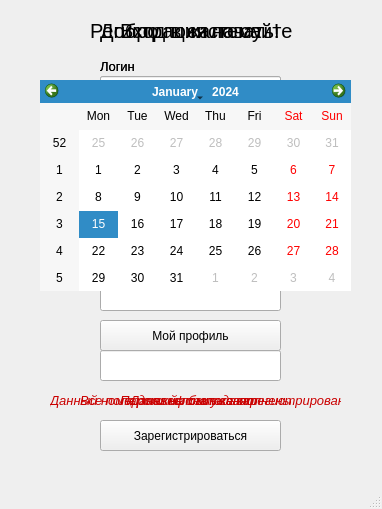
<?xml version="1.0" encoding="UTF-8"?>
<ui version="4.0">
 <class>MainWindow1</class>
 <widget class="QMainWindow" name="MainWindow1">
  <property name="geometry">
   <rect>
    <x>0</x>
    <y>0</y>
    <width>382</width>
    <height>509</height>
   </rect>
  </property>
  <property name="windowTitle">
   <string>MainWindow</string>
  </property>
  <widget class="QWidget" name="centralwidget">
   <widget class="QLineEdit" name="inlet_lineEdit_2">
    <property name="geometry">
     <rect>
      <x>100</x>
      <y>140</y>
      <width>181</width>
      <height>31</height>
     </rect>
    </property>
   </widget>
   <widget class="QLineEdit" name="reg_lineEdit_2">
    <property name="geometry">
     <rect>
      <x>100</x>
      <y>140</y>
      <width>181</width>
      <height>31</height>
     </rect>
    </property>
   </widget>
   <widget class="QLabel" name="error_3">
    <property name="geometry">
     <rect>
      <x>50</x>
      <y>390</y>
      <width>291</width>
      <height>21</height>
     </rect>
    </property>
    <property name="palette">
     <palette>
      <active>
       <colorrole role="WindowText">
        <brush brushstyle="SolidPattern">
         <color alpha="255">
          <red>202</red>
          <green>0</green>
          <blue>0</blue>
         </color>
        </brush>
       </colorrole>
       <colorrole role="Text">
        <brush brushstyle="SolidPattern">
         <color alpha="255">
          <red>202</red>
          <green>0</green>
          <blue>0</blue>
         </color>
        </brush>
       </colorrole>
       <colorrole role="ButtonText">
        <brush brushstyle="SolidPattern">
         <color alpha="255">
          <red>202</red>
          <green>0</green>
          <blue>0</blue>
         </color>
        </brush>
       </colorrole>
      </active>
      <inactive>
       <colorrole role="WindowText">
        <brush brushstyle="SolidPattern">
         <color alpha="255">
          <red>202</red>
          <green>0</green>
          <blue>0</blue>
         </color>
        </brush>
       </colorrole>
       <colorrole role="Text">
        <brush brushstyle="SolidPattern">
         <color alpha="255">
          <red>202</red>
          <green>0</green>
          <blue>0</blue>
         </color>
        </brush>
       </colorrole>
       <colorrole role="ButtonText">
        <brush brushstyle="SolidPattern">
         <color alpha="255">
          <red>202</red>
          <green>0</green>
          <blue>0</blue>
         </color>
        </brush>
       </colorrole>
      </inactive>
      <disabled>
       <colorrole role="WindowText">
        <brush brushstyle="SolidPattern">
         <color alpha="255">
          <red>202</red>
          <green>0</green>
          <blue>0</blue>
         </color>
        </brush>
       </colorrole>
       <colorrole role="Text">
        <brush brushstyle="SolidPattern">
         <color alpha="255">
          <red>202</red>
          <green>0</green>
          <blue>0</blue>
         </color>
        </brush>
       </colorrole>
       <colorrole role="ButtonText">
        <brush brushstyle="SolidPattern">
         <color alpha="255">
          <red>202</red>
          <green>0</green>
          <blue>0</blue>
         </color>
        </brush>
       </colorrole>
      </disabled>
     </palette>
    </property>
    <property name="font">
     <font>
      <pointsize>10</pointsize>
      <italic>true</italic>
     </font>
    </property>
    <property name="styleSheet">
     <string notr="true">color: rgb(202, 0, 0);</string>
    </property>
    <property name="text">
     <string>Данный номер телефона уже зарегистрирован</string>
    </property>
   </widget>
   <widget class="QLineEdit" name="reg_lineEdit_5">
    <property name="geometry">
     <rect>
      <x>100</x>
      <y>350</y>
      <width>181</width>
      <height>31</height>
     </rect>
    </property>
   </widget>
   <widget class="QLabel" name="reg_label_6">
    <property name="geometry">
     <rect>
      <x>100</x>
      <y>330</y>
      <width>121</width>
      <height>21</height>
     </rect>
    </property>
    <property name="font">
     <font>
      <pointsize>10</pointsize>
     </font>
    </property>
    <property name="text">
     <string>Должность</string>
    </property>
   </widget>
   <widget class="QPushButton" name="home_pushButton">
    <property name="geometry">
     <rect>
      <x>100</x>
      <y>320</y>
      <width>181</width>
      <height>31</height>
     </rect>
    </property>
    <property name="font">
     <font>
      <pointsize>9</pointsize>
      <weight>50</weight>
      <bold>false</bold>
      <underline>false</underline>
      <strikeout>false</strikeout>
     </font>
    </property>
    <property name="text">
     <string>Мой профиль</string>
    </property>
   </widget>
   <widget class="QLineEdit" name="reg_lineEdit_3">
    <property name="geometry">
     <rect>
      <x>100</x>
      <y>210</y>
      <width>181</width>
      <height>31</height>
     </rect>
    </property>
   </widget>
   <widget class="QLabel" name="inlet_label_4">
    <property name="geometry">
     <rect>
      <x>130</x>
      <y>220</y>
      <width>121</width>
      <height>31</height>
     </rect>
    </property>
    <property name="font">
     <font>
      <pointsize>10</pointsize>
      <italic>true</italic>
     </font>
    </property>
    <property name="text">
     <string>Впервые на сайте?</string>
    </property>
   </widget>
   <widget class="QLabel" name="reg_label_4">
    <property name="geometry">
     <rect>
      <x>100</x>
      <y>190</y>
      <width>121</width>
      <height>21</height>
     </rect>
    </property>
    <property name="font">
     <font>
      <pointsize>10</pointsize>
     </font>
    </property>
    <property name="text">
     <string>Повторите пароль</string>
    </property>
   </widget>
   <widget class="QPushButton" name="inlet_pushButton_2">
    <property name="geometry">
     <rect>
      <x>140</x>
      <y>250</y>
      <width>101</width>
      <height>23</height>
     </rect>
    </property>
    <property name="font">
     <font>
      <pointsize>9</pointsize>
     </font>
    </property>
    <property name="text">
     <string>Регистрация</string>
    </property>
   </widget>
   <widget class="QLabel" name="reg_label_5">
    <property name="geometry">
     <rect>
      <x>100</x>
      <y>260</y>
      <width>121</width>
      <height>21</height>
     </rect>
    </property>
    <property name="font">
     <font>
      <pointsize>10</pointsize>
     </font>
    </property>
    <property name="text">
     <string>Номер телефона</string>
    </property>
   </widget>
   <widget class="QLineEdit" name="inlet_lineEdit">
    <property name="enabled">
     <bool>true</bool>
    </property>
    <property name="geometry">
     <rect>
      <x>100</x>
      <y>76</y>
      <width>181</width>
      <height>31</height>
     </rect>
    </property>
   </widget>
   <widget class="QLabel" name="inlet_label_2">
    <property name="geometry">
     <rect>
      <x>100</x>
      <y>60</y>
      <width>47</width>
      <height>13</height>
     </rect>
    </property>
    <property name="font">
     <font>
      <pointsize>10</pointsize>
     </font>
    </property>
    <property name="text">
     <string>Логин</string>
    </property>
   </widget>
   <widget class="QLabel" name="inlet_label">
    <property name="geometry">
     <rect>
      <x>120</x>
      <y>10</y>
      <width>141</width>
      <height>41</height>
     </rect>
    </property>
    <property name="font">
     <font>
      <pointsize>15</pointsize>
      <weight>50</weight>
      <italic>false</italic>
      <bold>false</bold>
      <kerning>true</kerning>
     </font>
    </property>
    <property name="text">
     <string>Вход в систему</string>
    </property>
   </widget>
   <widget class="QLabel" name="reg_label_2">
    <property name="geometry">
     <rect>
      <x>100</x>
      <y>60</y>
      <width>47</width>
      <height>13</height>
     </rect>
    </property>
    <property name="font">
     <font>
      <pointsize>10</pointsize>
     </font>
    </property>
    <property name="text">
     <string>Логин</string>
    </property>
   </widget>
   <widget class="QLabel" name="reg_label">
    <property name="geometry">
     <rect>
      <x>90</x>
      <y>10</y>
      <width>211</width>
      <height>41</height>
     </rect>
    </property>
    <property name="font">
     <font>
      <pointsize>15</pointsize>
      <weight>50</weight>
      <italic>false</italic>
      <bold>false</bold>
      <kerning>true</kerning>
     </font>
    </property>
    <property name="text">
     <string>Регистрация на сайте</string>
    </property>
   </widget>
   <widget class="QLabel" name="error_4">
    <property name="geometry">
     <rect>
      <x>80</x>
      <y>390</y>
      <width>211</width>
      <height>21</height>
     </rect>
    </property>
    <property name="palette">
     <palette>
      <active>
       <colorrole role="WindowText">
        <brush brushstyle="SolidPattern">
         <color alpha="255">
          <red>202</red>
          <green>0</green>
          <blue>0</blue>
         </color>
        </brush>
       </colorrole>
       <colorrole role="Text">
        <brush brushstyle="SolidPattern">
         <color alpha="255">
          <red>202</red>
          <green>0</green>
          <blue>0</blue>
         </color>
        </brush>
       </colorrole>
       <colorrole role="ButtonText">
        <brush brushstyle="SolidPattern">
         <color alpha="255">
          <red>202</red>
          <green>0</green>
          <blue>0</blue>
         </color>
        </brush>
       </colorrole>
      </active>
      <inactive>
       <colorrole role="WindowText">
        <brush brushstyle="SolidPattern">
         <color alpha="255">
          <red>202</red>
          <green>0</green>
          <blue>0</blue>
         </color>
        </brush>
       </colorrole>
       <colorrole role="Text">
        <brush brushstyle="SolidPattern">
         <color alpha="255">
          <red>202</red>
          <green>0</green>
          <blue>0</blue>
         </color>
        </brush>
       </colorrole>
       <colorrole role="ButtonText">
        <brush brushstyle="SolidPattern">
         <color alpha="255">
          <red>202</red>
          <green>0</green>
          <blue>0</blue>
         </color>
        </brush>
       </colorrole>
      </inactive>
      <disabled>
       <colorrole role="WindowText">
        <brush brushstyle="SolidPattern">
         <color alpha="255">
          <red>202</red>
          <green>0</green>
          <blue>0</blue>
         </color>
        </brush>
       </colorrole>
       <colorrole role="Text">
        <brush brushstyle="SolidPattern">
         <color alpha="255">
          <red>202</red>
          <green>0</green>
          <blue>0</blue>
         </color>
        </brush>
       </colorrole>
       <colorrole role="ButtonText">
        <brush brushstyle="SolidPattern">
         <color alpha="255">
          <red>202</red>
          <green>0</green>
          <blue>0</blue>
         </color>
        </brush>
       </colorrole>
      </disabled>
     </palette>
    </property>
    <property name="font">
     <font>
      <pointsize>10</pointsize>
      <italic>true</italic>
     </font>
    </property>
    <property name="styleSheet">
     <string notr="true">color: rgb(202, 0, 0);</string>
    </property>
    <property name="text">
     <string>Все поля должны быть заполнены</string>
    </property>
   </widget>
   <widget class="QLineEdit" name="reg_lineEdit">
    <property name="geometry">
     <rect>
      <x>100</x>
      <y>76</y>
      <width>181</width>
      <height>31</height>
     </rect>
    </property>
   </widget>
   <widget class="QPushButton" name="reg_pushButton">
    <property name="geometry">
     <rect>
      <x>100</x>
      <y>420</y>
      <width>181</width>
      <height>31</height>
     </rect>
    </property>
    <property name="font">
     <font>
      <pointsize>9</pointsize>
      <weight>50</weight>
      <bold>false</bold>
      <underline>false</underline>
      <strikeout>false</strikeout>
     </font>
    </property>
    <property name="text">
     <string>Зарегистрироваться</string>
    </property>
   </widget>
   <widget class="QLabel" name="error_2">
    <property name="geometry">
     <rect>
      <x>130</x>
      <y>390</y>
      <width>131</width>
      <height>21</height>
     </rect>
    </property>
    <property name="palette">
     <palette>
      <active>
       <colorrole role="WindowText">
        <brush brushstyle="SolidPattern">
         <color alpha="255">
          <red>202</red>
          <green>0</green>
          <blue>0</blue>
         </color>
        </brush>
       </colorrole>
       <colorrole role="Text">
        <brush brushstyle="SolidPattern">
         <color alpha="255">
          <red>202</red>
          <green>0</green>
          <blue>0</blue>
         </color>
        </brush>
       </colorrole>
       <colorrole role="ButtonText">
        <brush brushstyle="SolidPattern">
         <color alpha="255">
          <red>202</red>
          <green>0</green>
          <blue>0</blue>
         </color>
        </brush>
       </colorrole>
      </active>
      <inactive>
       <colorrole role="WindowText">
        <brush brushstyle="SolidPattern">
         <color alpha="255">
          <red>202</red>
          <green>0</green>
          <blue>0</blue>
         </color>
        </brush>
       </colorrole>
       <colorrole role="Text">
        <brush brushstyle="SolidPattern">
         <color alpha="255">
          <red>202</red>
          <green>0</green>
          <blue>0</blue>
         </color>
        </brush>
       </colorrole>
       <colorrole role="ButtonText">
        <brush brushstyle="SolidPattern">
         <color alpha="255">
          <red>202</red>
          <green>0</green>
          <blue>0</blue>
         </color>
        </brush>
       </colorrole>
      </inactive>
      <disabled>
       <colorrole role="WindowText">
        <brush brushstyle="SolidPattern">
         <color alpha="255">
          <red>202</red>
          <green>0</green>
          <blue>0</blue>
         </color>
        </brush>
       </colorrole>
       <colorrole role="Text">
        <brush brushstyle="SolidPattern">
         <color alpha="255">
          <red>202</red>
          <green>0</green>
          <blue>0</blue>
         </color>
        </brush>
       </colorrole>
       <colorrole role="ButtonText">
        <brush brushstyle="SolidPattern">
         <color alpha="255">
          <red>202</red>
          <green>0</green>
          <blue>0</blue>
         </color>
        </brush>
       </colorrole>
      </disabled>
     </palette>
    </property>
    <property name="font">
     <font>
      <pointsize>10</pointsize>
      <italic>true</italic>
     </font>
    </property>
    <property name="styleSheet">
     <string notr="true">color: rgb(202, 0, 0);</string>
    </property>
    <property name="text">
     <string>Данный логин занят</string>
    </property>
   </widget>
   <widget class="QLabel" name="reg_label_3">
    <property name="geometry">
     <rect>
      <x>100</x>
      <y>120</y>
      <width>47</width>
      <height>21</height>
     </rect>
    </property>
    <property name="font">
     <font>
      <pointsize>10</pointsize>
     </font>
    </property>
    <property name="text">
     <string>Пароль</string>
    </property>
   </widget>
   <widget class="QLabel" name="inlet_label_3">
    <property name="geometry">
     <rect>
      <x>100</x>
      <y>120</y>
      <width>47</width>
      <height>21</height>
     </rect>
    </property>
    <property name="font">
     <font>
      <pointsize>10</pointsize>
     </font>
    </property>
    <property name="text">
     <string>Пароль</string>
    </property>
   </widget>
   <widget class="QLabel" name="home_label">
    <property name="geometry">
     <rect>
      <x>100</x>
      <y>10</y>
      <width>181</width>
      <height>41</height>
     </rect>
    </property>
    <property name="font">
     <font>
      <pointsize>15</pointsize>
      <weight>50</weight>
      <italic>false</italic>
      <bold>false</bold>
      <kerning>true</kerning>
     </font>
    </property>
    <property name="text">
     <string>Добро пожаловать!</string>
    </property>
   </widget>
   <widget class="QLineEdit" name="reg_lineEdit_4">
    <property name="geometry">
     <rect>
      <x>100</x>
      <y>280</y>
      <width>181</width>
      <height>31</height>
     </rect>
    </property>
   </widget>
   <widget class="QPushButton" name="inlet_pushButton">
    <property name="geometry">
     <rect>
      <x>100</x>
      <y>190</y>
      <width>181</width>
      <height>23</height>
     </rect>
    </property>
    <property name="font">
     <font>
      <pointsize>9</pointsize>
      <weight>50</weight>
      <bold>false</bold>
      <underline>false</underline>
      <strikeout>false</strikeout>
     </font>
    </property>
    <property name="text">
     <string>Вход</string>
    </property>
   </widget>
   <widget class="QCalendarWidget" name="home_calendarWidget">
    <property name="geometry">
     <rect>
      <x>40</x>
      <y>80</y>
      <width>311</width>
      <height>211</height>
     </rect>
    </property>
   </widget>
   <widget class="QLabel" name="error_1">
    <property name="geometry">
     <rect>
      <x>120</x>
      <y>390</y>
      <width>141</width>
      <height>21</height>
     </rect>
    </property>
    <property name="palette">
     <palette>
      <active>
       <colorrole role="WindowText">
        <brush brushstyle="SolidPattern">
         <color alpha="255">
          <red>202</red>
          <green>0</green>
          <blue>0</blue>
         </color>
        </brush>
       </colorrole>
       <colorrole role="Text">
        <brush brushstyle="SolidPattern">
         <color alpha="255">
          <red>202</red>
          <green>0</green>
          <blue>0</blue>
         </color>
        </brush>
       </colorrole>
       <colorrole role="ButtonText">
        <brush brushstyle="SolidPattern">
         <color alpha="255">
          <red>202</red>
          <green>0</green>
          <blue>0</blue>
         </color>
        </brush>
       </colorrole>
      </active>
      <inactive>
       <colorrole role="WindowText">
        <brush brushstyle="SolidPattern">
         <color alpha="255">
          <red>202</red>
          <green>0</green>
          <blue>0</blue>
         </color>
        </brush>
       </colorrole>
       <colorrole role="Text">
        <brush brushstyle="SolidPattern">
         <color alpha="255">
          <red>202</red>
          <green>0</green>
          <blue>0</blue>
         </color>
        </brush>
       </colorrole>
       <colorrole role="ButtonText">
        <brush brushstyle="SolidPattern">
         <color alpha="255">
          <red>202</red>
          <green>0</green>
          <blue>0</blue>
         </color>
        </brush>
       </colorrole>
      </inactive>
      <disabled>
       <colorrole role="WindowText">
        <brush brushstyle="SolidPattern">
         <color alpha="255">
          <red>202</red>
          <green>0</green>
          <blue>0</blue>
         </color>
        </brush>
       </colorrole>
       <colorrole role="Text">
        <brush brushstyle="SolidPattern">
         <color alpha="255">
          <red>202</red>
          <green>0</green>
          <blue>0</blue>
         </color>
        </brush>
       </colorrole>
       <colorrole role="ButtonText">
        <brush brushstyle="SolidPattern">
         <color alpha="255">
          <red>202</red>
          <green>0</green>
          <blue>0</blue>
         </color>
        </brush>
       </colorrole>
      </disabled>
     </palette>
    </property>
    <property name="font">
     <font>
      <pointsize>10</pointsize>
      <italic>true</italic>
     </font>
    </property>
    <property name="styleSheet">
     <string notr="true">color: rgb(202, 0, 0);</string>
    </property>
    <property name="text">
     <string>Пароли не совпадают</string>
    </property>
   </widget>
  </widget>
  <widget class="QMenuBar" name="menubar">
   <property name="geometry">
    <rect>
     <x>0</x>
     <y>0</y>
     <width>382</width>
     <height>21</height>
    </rect>
   </property>
  </widget>
  <widget class="QStatusBar" name="statusbar"/>
 </widget>
 <resources/>
 <connections/>
</ui>
